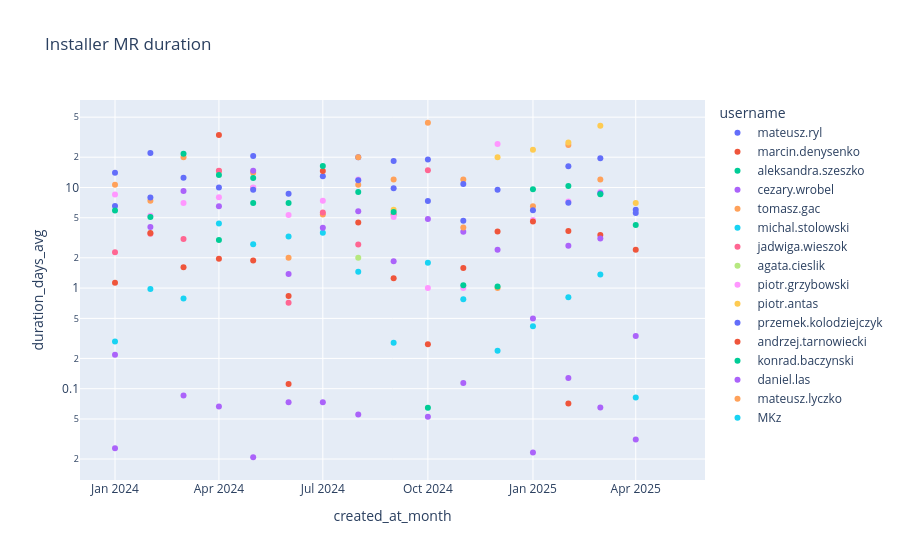

The code cell stored with this chart in its notebook:
### Code cell
px.scatter(
    mrs_duration_by_user.where(f.col('project_type')=='installer').toPandas(),
    x='created_at_month',
    y='duration_days_avg',
    color='username',
    title='Installer MR duration',
    height=500,
    log_y=True)

### Figure 1 — Plotly figure (JSON) as saved in the notebook; plotly's stock layout.template omitted (floating-point values rounded to 4 significant figures)
{"data": [{"hovertemplate": "username=mateusz.ryl<br>created_at_month=%{x}<br>duration_days_avg=%{y}<extra></extra>", "legendgroup": "mateusz.ryl", "marker": {"color": "#636efa", "symbol": "circle"}, "mode": "markers", "name": "mateusz.ryl", "orientation": "v", "showlegend": true, "type": "scatter", "x": ["2024-05-01T00:00:00", "2024-10-01T00:00:00", "2025-04-01T00:00:00", "2025-03-01T00:00:00", "2025-02-01T00:00:00", "2024-01-01T00:00:00", "2024-02-01T00:00:00", "2024-09-01T00:00:00", "2024-11-01T00:00:00", "2024-08-01T00:00:00"], "xaxis": "x", "y": [20.5, 19, 6, 19.5, 16.25, 14, 22, 9.8, 4.667, 20], "yaxis": "y"}, {"hovertemplate": "username=marcin.denysenko<br>created_at_month=%{x}<br>duration_days_avg=%{y}<extra></extra>", "legendgroup": "marcin.denysenko", "marker": {"color": "#EF553B", "symbol": "circle"}, "mode": "markers", "name": "marcin.denysenko", "orientation": "v", "showlegend": true, "type": "scatter", "x": ["2024-09-01T00:00:00", "2024-11-01T00:00:00", "2024-10-01T00:00:00", "2024-08-01T00:00:00", "2024-04-01T00:00:00", "2024-01-01T00:00:00", "2025-01-01T00:00:00", "2025-03-01T00:00:00", "2024-02-01T00:00:00", "2025-04-01T00:00:00", "2024-03-01T00:00:00", "2024-05-01T00:00:00", "2025-02-01T00:00:00", "2024-06-01T00:00:00", "2024-12-01T00:00:00", "2024-07-01T00:00:00"], "xaxis": "x", "y": [0, 0, 0, 0, 1.952, 0, 0, 0, 0, 0, 0, 0, 0.07143, 0.1111, 0, 0], "yaxis": "y"}, {"hovertemplate": "username=aleksandra.szeszko<br>created_at_month=%{x}<br>duration_days_avg=%{y}<extra></extra>", "legendgroup": "aleksandra.szeszko", "marker": {"color": "#00cc96", "symbol": "circle"}, "mode": "markers", "name": "aleksandra.szeszko", "orientation": "v", "showlegend": true, "type": "scatter", "x": ["2024-04-01T00:00:00", "2024-05-01T00:00:00"], "xaxis": "x", "y": [3, 7], "yaxis": "y"}, {"hovertemplate": "username=cezary.wrobel<br>created_at_month=%{x}<br>duration_days_avg=%{y}<extra></extra>", "legendgroup": "cezary.wrobel", "marker": {"color": "#ab63fa", "symbol": "circle"}, "mode": "markers", "name": "cezary.wrobel", "orientation": "v", "showlegend": true, "type": "scatter", "x": ["2024-06-01T00:00:00", "2024-08-01T00:00:00", "2024-05-01T00:00:00", "2024-03-01T00:00:00", "2025-04-01T00:00:00", "2024-07-01T00:00:00", "2024-02-01T00:00:00", "2024-11-01T00:00:00", "2024-01-01T00:00:00", "2024-09-01T00:00:00", "2025-02-01T00:00:00", "2024-10-01T00:00:00", "2025-01-01T00:00:00", "2024-04-01T00:00:00", "2025-03-01T00:00:00", "2024-12-01T00:00:00"], "xaxis": "x", "y": [0.07317, 0.05556, 0.02083, 0.08571, 0.03125, 0.07317, 0, 0.1136, 0.02564, 0, 0.1277, 0.05263, 0.02326, 0.06667, 0.06522, 0], "yaxis": "y"}, {"hovertemplate": "username=tomasz.gac<br>created_at_month=%{x}<br>duration_days_avg=%{y}<extra></extra>", "legendgroup": "tomasz.gac", "marker": {"color": "#FFA15A", "symbol": "circle"}, "mode": "markers", "name": "tomasz.gac", "orientation": "v", "showlegend": true, "type": "scatter", "x": ["2025-03-01T00:00:00", "2025-01-01T00:00:00", "2024-02-01T00:00:00", "2024-12-01T00:00:00", "2024-05-01T00:00:00", "2024-06-01T00:00:00", "2024-09-01T00:00:00", "2024-03-01T00:00:00", "2024-10-01T00:00:00", "2025-02-01T00:00:00", "2024-07-01T00:00:00", "2024-01-01T00:00:00", "2024-04-01T00:00:00", "2024-08-01T00:00:00", "2024-11-01T00:00:00"], "xaxis": "x", "y": [0, 6.5, 7.375, 1, 14, 2, 12, 20, 44, 26.5, 5.4, 10.67, 14.6, 10.67, 12], "yaxis": "y"}, {"hovertemplate": "username=michal.stolowski<br>created_at_month=%{x}<br>duration_days_avg=%{y}<extra></extra>", "legendgroup": "michal.stolowski", "marker": {"color": "#19d3f3", "symbol": "circle"}, "mode": "markers", "name": "michal.stolowski", "orientation": "v", "showlegend": true, "type": "scatter", "x": ["2024-05-01T00:00:00", "2024-10-01T00:00:00", "2024-01-01T00:00:00", "2024-03-01T00:00:00", "2024-07-01T00:00:00", "2025-03-01T00:00:00", "2025-02-01T00:00:00", "2024-06-01T00:00:00", "2024-11-01T00:00:00", "2025-04-01T00:00:00", "2024-04-01T00:00:00", "2024-08-01T00:00:00", "2024-02-01T00:00:00", "2025-05-01T00:00:00", "2024-09-01T00:00:00", "2025-01-01T00:00:00", "2024-12-01T00:00:00"], "xaxis": "x", "y": [2.733, 1.786, 0.2941, 0.7879, 3.556, 1.362, 0.8095, 3.259, 0.7727, 0.08163, 4.395, 1.455, 0.9773, 0, 0.2857, 0.4177, 0.2381], "yaxis": "y"}, {"hovertemplate": "username=jadwiga.wieszok<br>created_at_month=%{x}<br>duration_days_avg=%{y}<extra></extra>", "legendgroup": "jadwiga.wieszok", "marker": {"color": "#FF6692", "symbol": "circle"}, "mode": "markers", "name": "jadwiga.wieszok", "orientation": "v", "showlegend": true, "type": "scatter", "x": ["2024-08-01T00:00:00", "2024-03-01T00:00:00", "2024-01-01T00:00:00", "2024-02-01T00:00:00", "2024-10-01T00:00:00", "2024-07-01T00:00:00", "2024-04-01T00:00:00", "2024-06-01T00:00:00", "2024-09-01T00:00:00", "2024-05-01T00:00:00"], "xaxis": "x", "y": [2.714, 3.083, 2.273, 3.467, 14.8, 5.64, 14.68, 0.7143, 5.429, 9.875], "yaxis": "y"}, {"hovertemplate": "username=agata.cieslik<br>created_at_month=%{x}<br>duration_days_avg=%{y}<extra></extra>", "legendgroup": "agata.cieslik", "marker": {"color": "#B6E880", "symbol": "circle"}, "mode": "markers", "name": "agata.cieslik", "orientation": "v", "showlegend": true, "type": "scatter", "x": ["2024-08-01T00:00:00", "2024-12-01T00:00:00"], "xaxis": "x", "y": [2, 0], "yaxis": "y"}, {"hovertemplate": "username=piotr.grzybowski<br>created_at_month=%{x}<br>duration_days_avg=%{y}<extra></extra>", "legendgroup": "piotr.grzybowski", "marker": {"color": "#FF97FF", "symbol": "circle"}, "mode": "markers", "name": "piotr.grzybowski", "orientation": "v", "showlegend": true, "type": "scatter", "x": ["2024-05-01T00:00:00", "2025-02-01T00:00:00", "2024-12-01T00:00:00", "2025-01-01T00:00:00", "2025-03-01T00:00:00", "2024-02-01T00:00:00", "2024-11-01T00:00:00", "2024-07-01T00:00:00", "2024-09-01T00:00:00", "2024-08-01T00:00:00", "2024-04-01T00:00:00", "2025-04-01T00:00:00", "2024-01-01T00:00:00", "2024-10-01T00:00:00", "2024-06-01T00:00:00", "2024-03-01T00:00:00"], "xaxis": "x", "y": [10, 7.25, 27, 4.75, 9, 5.25, 1, 7.4, 5.1, 12, 8, 0, 8.5, 1, 5.333, 7], "yaxis": "y"}, {"hovertemplate": "username=piotr.antas<br>created_at_month=%{x}<br>duration_days_avg=%{y}<extra></extra>", "legendgroup": "piotr.antas", "marker": {"color": "#FECB52", "symbol": "circle"}, "mode": "markers", "name": "piotr.antas", "orientation": "v", "showlegend": true, "type": "scatter", "x": ["2024-09-01T00:00:00", "2025-01-01T00:00:00", "2024-12-01T00:00:00", "2025-03-01T00:00:00", "2025-04-01T00:00:00", "2025-02-01T00:00:00"], "xaxis": "x", "y": [6, 23.67, 20, 41, 7, 28], "yaxis": "y"}, {"hovertemplate": "username=przemek.kolodziejczyk<br>created_at_month=%{x}<br>duration_days_avg=%{y}<extra></extra>", "legendgroup": "przemek.kolodziejczyk", "marker": {"color": "#636efa", "symbol": "circle"}, "mode": "markers", "name": "przemek.kolodziejczyk", "orientation": "v", "showlegend": true, "type": "scatter", "x": ["2025-02-01T00:00:00", "2024-07-01T00:00:00", "2025-03-01T00:00:00", "2024-01-01T00:00:00", "2025-01-01T00:00:00", "2024-09-01T00:00:00", "2024-12-01T00:00:00", "2024-02-01T00:00:00", "2024-03-01T00:00:00", "2024-11-01T00:00:00", "2024-05-01T00:00:00", "2025-04-01T00:00:00", "2024-10-01T00:00:00", "2024-06-01T00:00:00", "2024-04-01T00:00:00", "2024-08-01T00:00:00"], "xaxis": "x", "y": [7.047, 12.93, 8.758, 6.56, 5.957, 18.38, 9.471, 7.958, 12.5, 10.86, 9.484, 5.562, 7.357, 8.667, 10, 11.81], "yaxis": "y"}, {"hovertemplate": "username=andrzej.tarnowiecki<br>created_at_month=%{x}<br>duration_days_avg=%{y}<extra></extra>", "legendgroup": "andrzej.tarnowiecki", "marker": {"color": "#EF553B", "symbol": "circle"}, "mode": "markers", "name": "andrzej.tarnowiecki", "orientation": "v", "showlegend": true, "type": "scatter", "x": ["2024-05-01T00:00:00", "2024-12-01T00:00:00", "2024-04-01T00:00:00", "2024-02-01T00:00:00", "2025-04-01T00:00:00", "2024-03-01T00:00:00", "2025-03-01T00:00:00", "2024-11-01T00:00:00", "2024-10-01T00:00:00", "2024-01-01T00:00:00", "2024-07-01T00:00:00", "2024-08-01T00:00:00", "2025-01-01T00:00:00", "2024-09-01T00:00:00", "2024-06-01T00:00:00", "2025-02-01T00:00:00"], "xaxis": "x", "y": [1.882, 3.645, 33.33, 3.538, 2.406, 1.611, 3.366, 1.581, 0.2759, 1.133, 14.55, 4.5, 4.593, 1.25, 0.8333, 3.692], "yaxis": "y"}, {"hovertemplate": "username=konrad.baczynski<br>created_at_month=%{x}<br>duration_days_avg=%{y}<extra></extra>", "legendgroup": "konrad.baczynski", "marker": {"color": "#00cc96", "symbol": "circle"}, "mode": "markers", "name": "konrad.baczynski", "orientation": "v", "showlegend": true, "type": "scatter", "x": ["2024-02-01T00:00:00", "2025-04-01T00:00:00", "2025-03-01T00:00:00", "2024-03-01T00:00:00", "2024-10-01T00:00:00", "2025-01-01T00:00:00", "2024-08-01T00:00:00", "2024-06-01T00:00:00", "2024-04-01T00:00:00", "2024-07-01T00:00:00", "2024-11-01T00:00:00", "2025-02-01T00:00:00", "2024-09-01T00:00:00", "2024-01-01T00:00:00", "2024-12-01T00:00:00", "2024-05-01T00:00:00"], "xaxis": "x", "y": [5.1, 4.25, 8.583, 21.67, 0.06452, 9.625, 9, 7, 13.33, 16.38, 1.067, 10.36, 5.7, 5.9, 1.036, 12.4], "yaxis": "y"}, {"hovertemplate": "username=daniel.las<br>created_at_month=%{x}<br>duration_days_avg=%{y}<extra></extra>", "legendgroup": "daniel.las", "marker": {"color": "#ab63fa", "symbol": "circle"}, "mode": "markers", "name": "daniel.las", "orientation": "v", "showlegend": true, "type": "scatter", "x": ["2024-12-01T00:00:00", "2025-02-01T00:00:00", "2024-09-01T00:00:00", "2024-10-01T00:00:00", "2024-06-01T00:00:00", "2025-01-01T00:00:00", "2024-04-01T00:00:00", "2024-02-01T00:00:00", "2024-05-01T00:00:00", "2024-01-01T00:00:00", "2025-03-01T00:00:00", "2024-08-01T00:00:00", "2024-11-01T00:00:00", "2024-07-01T00:00:00", "2024-03-01T00:00:00", "2025-04-01T00:00:00"], "xaxis": "x", "y": [2.4, 2.643, 1.85, 4.857, 1.385, 0.5, 6.5, 4.05, 14.67, 0.2174, 3.118, 5.81, 3.63, 3.981, 9.219, 0.3333], "yaxis": "y"}, {"hovertemplate": "username=mateusz.lyczko<br>created_at_month=%{x}<br>duration_days_avg=%{y}<extra></extra>", "legendgroup": "mateusz.lyczko", "marker": {"color": "#FFA15A", "symbol": "circle"}, "mode": "markers", "name": "mateusz.lyczko", "orientation": "v", "showlegend": true, "type": "scatter", "x": ["2024-08-01T00:00:00", "2025-03-01T00:00:00", "2024-11-01T00:00:00"], "xaxis": "x", "y": [20, 12, 4], "yaxis": "y"}, {"hovertemplate": "username=MKz<br>created_at_month=%{x}<br>duration_days_avg=%{y}<extra></extra>", "legendgroup": "MKz", "marker": {"color": "#19d3f3", "symbol": "circle"}, "mode": "markers", "name": "MKz", "orientation": "v", "showlegend": true, "type": "scatter", "x": ["2024-01-01T00:00:00"], "xaxis": "x", "y": [0], "yaxis": "y"}], "layout": {"autosize": true, "legend": {"title": {"text": "username"}, "tracegroupgap": 0}, "title": {"text": "Installer MR duration"}, "xaxis": {"anchor": "y", "autorange": true, "domain": [0, 1], "range": ["2023-12-03 10:08:58.3178", "2025-05-29 13:51:01.6822"], "title": {"text": "created_at_month"}, "type": "date"}, "yaxis": {"anchor": "x", "autorange": true, "domain": [0, 1], "range": [-1.915, 1.878], "title": {"text": "duration_days_avg"}, "type": "log"}}}
